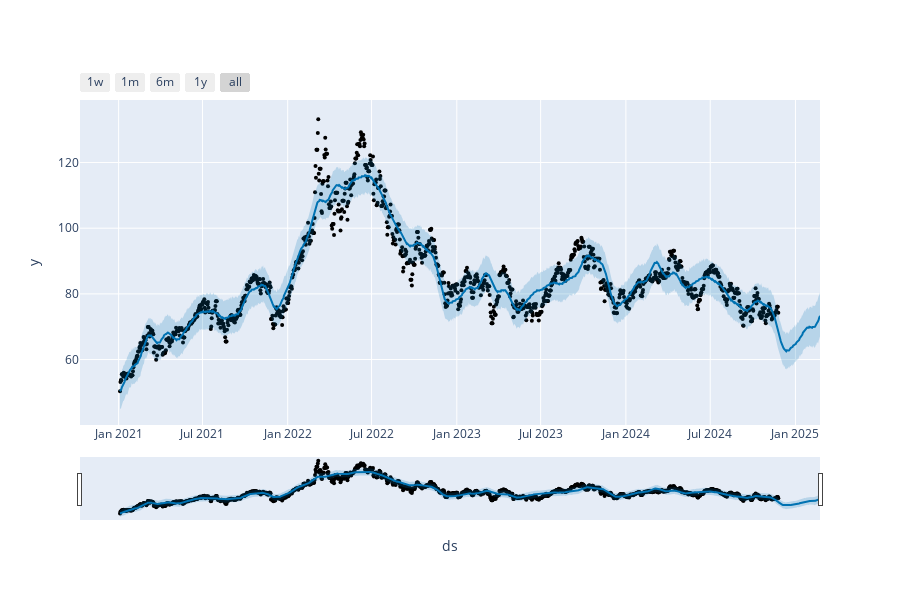

Write notebook code for a chart like this one.
### Code cell
fig = plot_plotly(modelo, previsao)
fig.show()

### Figure 1 — Plotly figure (JSON) as saved in the notebook; plotly's stock layout.template omitted (floating-point values rounded to 4 significant figures; data arrays with more than 128 entries replaced by an {"elided": "..."} marker saying what was removed)
{"data": [{"marker": {"color": "black", "size": 4}, "mode": "markers", "name": "Actual", "type": "scatter", "x": {"elided": "1422 str values"}, "y": {"elided": "1422 float values"}}, {"hoverinfo": "skip", "line": {"width": 0}, "mode": "lines", "type": "scatter", "x": {"elided": "1512 str values"}, "y": {"elided": "1512 float values"}}, {"fill": "tonexty", "fillcolor": "rgba(0, 114, 178, 0.2)", "line": {"color": "#0072B2", "width": 2}, "mode": "lines", "name": "Predicted", "type": "scatter", "x": {"elided": "1512 str values"}, "y": {"elided": "1512 float values"}}, {"fill": "tonexty", "fillcolor": "rgba(0, 114, 178, 0.2)", "hoverinfo": "skip", "line": {"width": 0}, "mode": "lines", "type": "scatter", "x": {"elided": "1512 str values"}, "y": {"elided": "1512 float values"}}], "layout": {"height": 600, "showlegend": false, "width": 900, "xaxis": {"rangeselector": {"buttons": [{"count": 7, "label": "1w", "step": "day", "stepmode": "backward"}, {"count": 1, "label": "1m", "step": "month", "stepmode": "backward"}, {"count": 6, "label": "6m", "step": "month", "stepmode": "backward"}, {"count": 1, "label": "1y", "step": "year", "stepmode": "backward"}, {"step": "all"}]}, "rangeslider": {"visible": true}, "title": {"text": "ds"}, "type": "date"}, "yaxis": {"title": {"text": "y"}}}}
